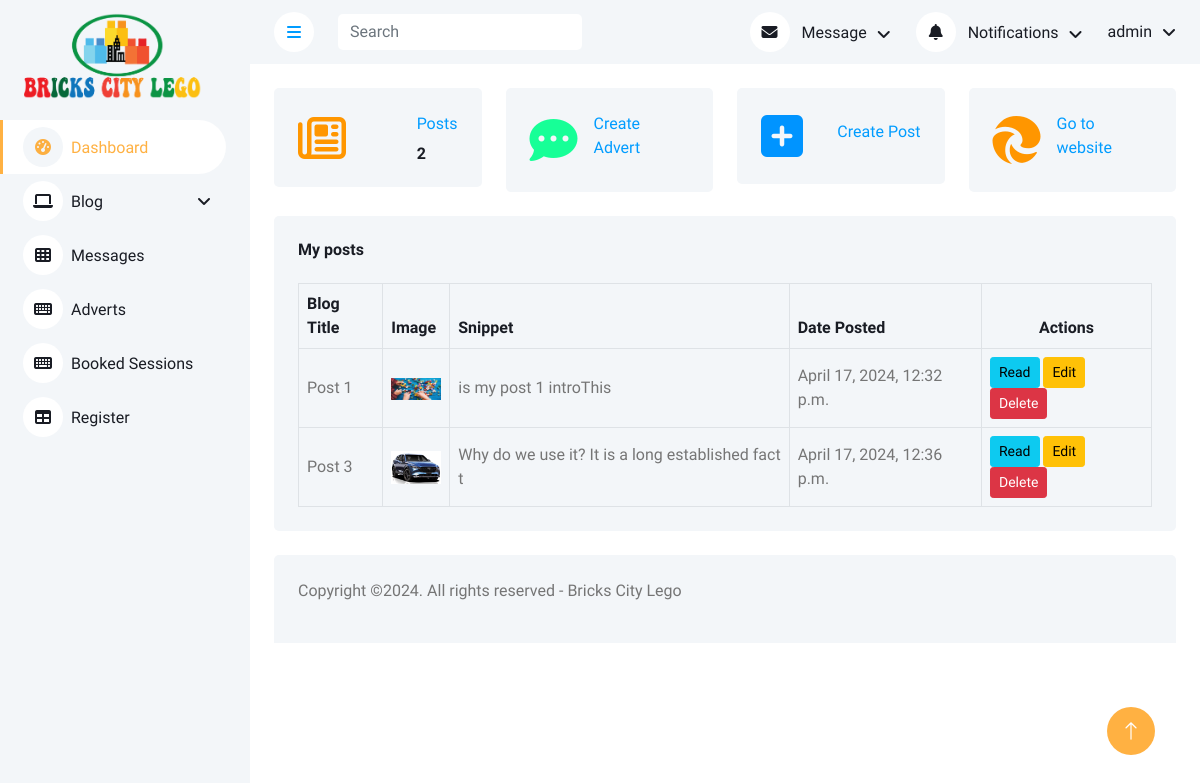
Page /bricksadmin/ (signed in) on the earlier database version.
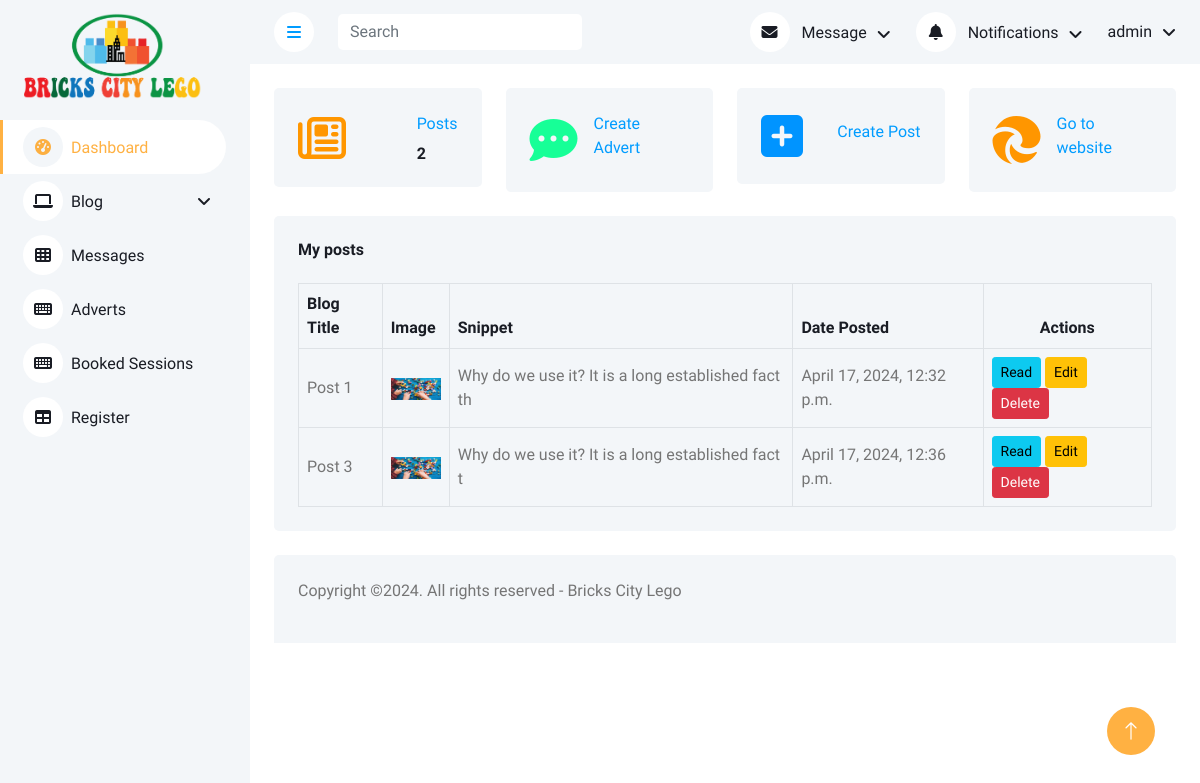
Same page on the later database version.
### BrickCity/models.py (models this page shows, shortened)
class MyPost(models.Model):
    title = models.CharField(max_length=200, blank=True, null=True)
    intro = models.CharField(max_length=200, blank=True, null=True)
    body = RichTextField(max_length=3000, blank=True, null=True)
    author = models.CharField(default='Admin', max_length=20, blank=True, null=True)
    featured_image = models.ImageField(upload_to='posts/', blank=True, null=True)
    date_created = models.DateTimeField(auto_now_add=True)

### BrickCity/views.py (the view)
# urls.py: path('bricksadmin/', views.bricksadmin, name='bricksadmin'),
@login_required(login_url='signin')
def bricksadmin(request):
    posts_count = MyPost.objects.all().count()
    posts = MyPost.objects.all()
    context = {'posts_count': posts_count, 'posts': posts}
    return render(request, 'bricksadmin/home.html', context)

### BrickCity/templates/bricksadmin/home.html (shortened to what this page needs)
{% extends 'bricksadmin/base.html' %}
{% load static %}
{% block content %}
    {% include 'bricksadmin/stats.html' %}
            <div class="container-fluid pt-4 px-4">
                <div class="bg-light text-center rounded p-4">
                    <div class="d-flex align-items-center justify-content-between mb-4">
                        <h6 class="mb-0">My posts</h6>
                    </div>
                    <div class="table-responsive">
                        <table class="table text-start align-middle table-bordered table-hover mb-0">
                            <thead>
                                <tr class="text-dark">
                                    <th scope="col">Blog Title</th>
                                    <th scope="col">Image</th>
                                    <th scope="col">Snippet</th>
                                    <th scope="col">Date Posted</th>
                                    <th scope="col" style="text-align: center">Actions</th>
                                </tr>
                            </thead>
                            <tbody>
                            {% for post in posts %}
                                <tr>
                                    <td>{{ post.title}}</td>
                                    <td>
                                        <img src="{{ post.featured_image.url }}" width="50" alt="">
                                    </td>
                                    <td>{{ post.intro|slice:50 }}</td>
                                    <td>{{ post.date_created }}</td>
                                    <td>
                                        <a class="btn btn-sm btn-info" href="{% url 'single_blog' post.id %}" target="_blank">Read</a>
                                        <a class="btn btn-sm btn-warning" href="{% url 'editpost' post.id %}">Edit</a>
                                        <a class="btn btn-sm btn-danger" href="{% url 'deletepost' post.id %}">Delete</a>
                                    </td>
                                </tr>
                            {% endfor %}
                            </tbody>
                        </table>
                    </div>
                </div>
            </div>
{% endblock %}

Differences in the rows shown:
changed MyPost "Post 1": intro "is my post 1 introThis" → "Why do we use it? It is a long established fact th"
changed MyPost "Post 3": featured_image: a different picture
